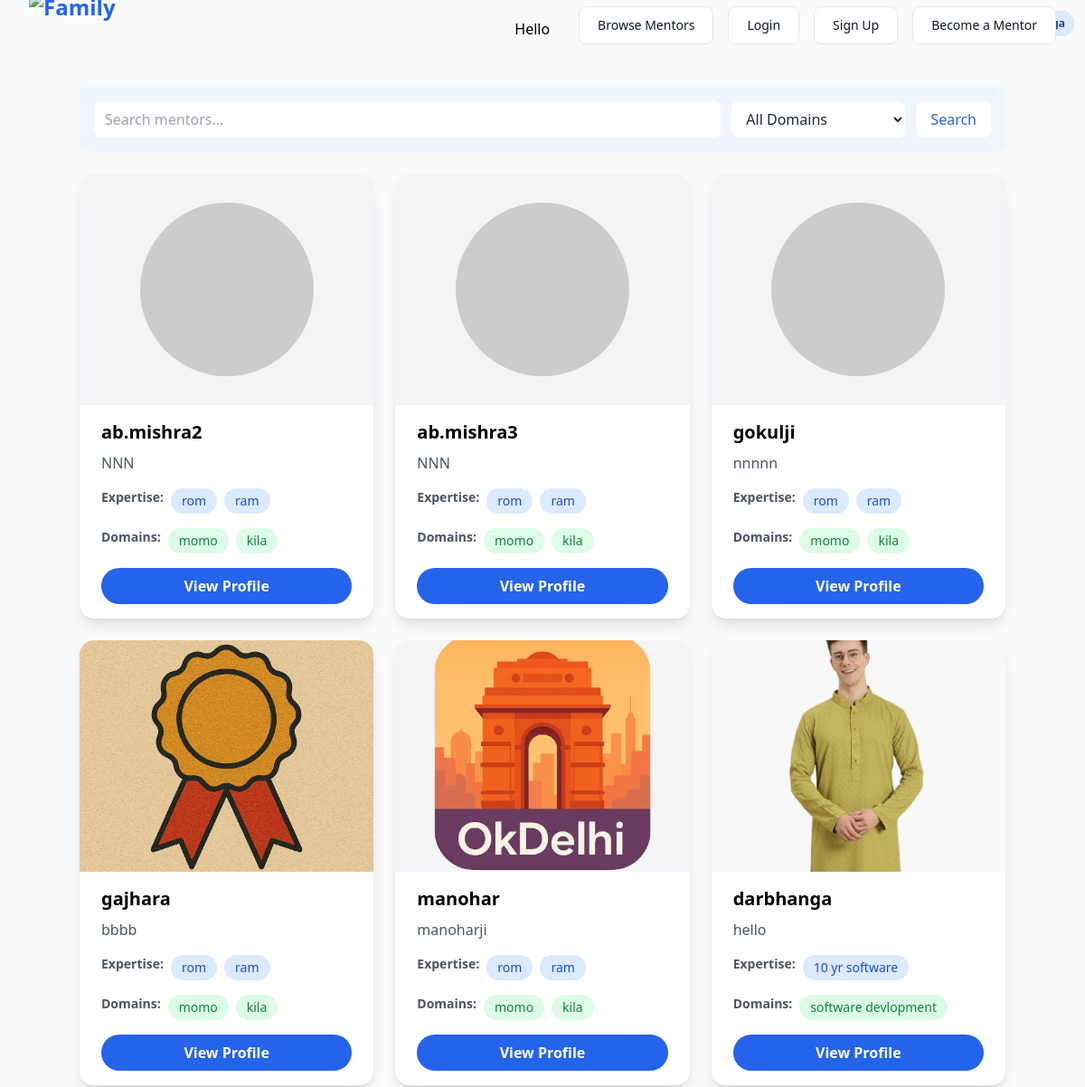
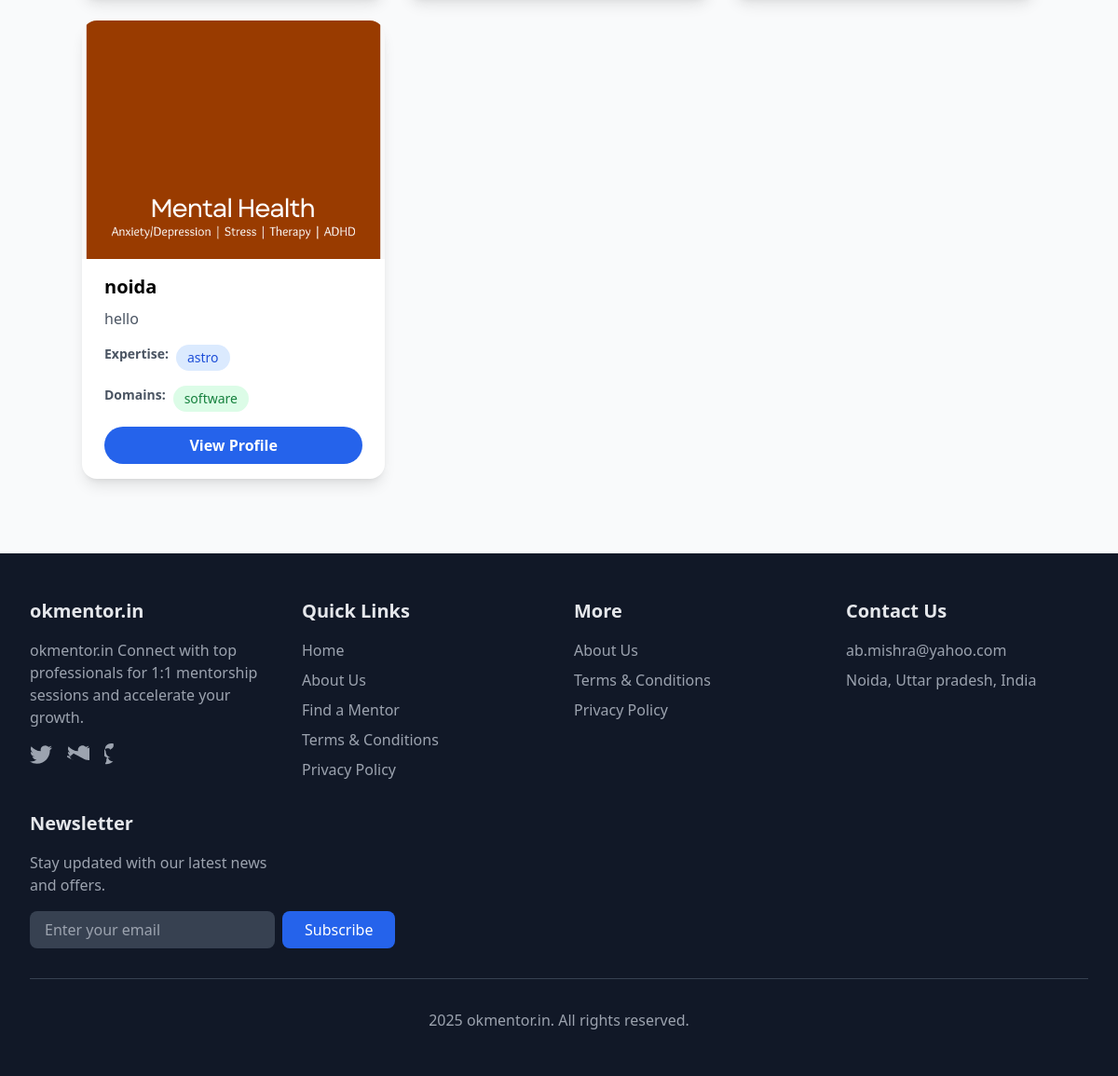
/mentors/, run on the app's committed database (2 pictures, top to bottom).
### marketplace/models.py (models this page shows, shortened)
class MentorProfile(models.Model):
    user = models.OneToOneField(User, on_delete=models.CASCADE)
    bio = models.TextField(blank=True)
    expertise_tags = models.CharField(max_length=255, help_text="Comma-separated tags")
    domains = models.CharField(max_length=255, help_text="Comma-separated domains (tech, marketing, etc.)")
    is_mentor = models.BooleanField(default=False)
    calendar_link = models.URLField(blank=True)
    linkedin_url = models.URLField(blank=True)
    google_scholar_url = models.URLField(blank=True)
    profile_image = models.ImageField(upload_to='profile_images/', blank=True, null=True)
    category = models.CharField(max_length=100, blank=True)
    kyc_status = models.CharField(max_length=20, choices=[('pending','Pending'),('approved','Approved'),('rejected','Rejected')], default='pending')
    kyc_document = models.FileField(upload_to='kyc_docs/', blank=True, null=True)

### marketplace/views.py (the view, shortened to what this page needs)
# urls.py: path('mentors/', views.mentor_list, name='mentor_list'),
def mentor_list(request):
    q = request.GET.get('q', '').strip()
    selected_domain = request.GET.get('domain', '').strip()
    mentors = MentorProfile.objects.filter(is_mentor=True, kyc_status='approved')
    all_domains = set()
    for mentor in mentors:
        all_domains.update([d.strip() for d in mentor.domains.split(',') if d.strip()])
    domains = sorted(all_domains)
    if selected_domain:
        mentors = [m for m in mentors if selected_domain.lower() in [d.strip().lower() for d in m.domains.split(',')]]
    return render(request, 'mentor/mentor_list.html', {
        'mentors': mentors,
        'q': q,
        'domains': domains,
        'selected_domain': selected_domain,
    })

### marketplace/templatetags/marketplace_extras.py (called while the page is built)
@register.filter
def split_by_comma(value):
    if not value:
        return []
    return [v.strip() for v in value.split(',')]

### templates/mentor/mentor_list.html (shortened to what this page needs)
{% extends 'base.html' %}
{% load marketplace_extras %}
{% block content %}
<div class="bg-gradient-to-r from-blue-50 to-blue-50 text-white p-4 rounded-lg mb-6">
    <form method="get" class="flex flex-col sm:flex-row items-center gap-3 search-form">
        <input type="text" name="q" value="{{ q }}" placeholder="Search mentors..." class="px-3 py-2 rounded-lg bg-white text-gray-800 flex-1">
        <select name="domain" class="px-3 py-2 rounded-lg bg-white text-gray-800 w-full sm:w-48">
            <option value="">All Domains</option>
        </select>
        <button type="submit" class="bg-white text-blue-600 px-4 py-2 rounded-lg hover:bg-blue-50 transition">Search</button>
    </form>
</div>
<div class="grid grid-cols-1 sm:grid-cols-2 lg:grid-cols-3 xl:grid-cols-4 gap-4 sm:gap-6 mentor-grid">
    {% for mentor in mentors %}
    <div class="bg-white rounded-2xl shadow-lg hover:shadow-xl transition-all duration-300 overflow-hidden mentor-card">
        <div class="relative w-full h-48 sm:h-64 bg-gray-100">
            {% if mentor.profile_image %}
                <img src="{{ mentor.profile_image.url }}" alt="{{ mentor.user.get_full_name|default:mentor.user.username }}" class="w-full h-full object-cover">
            {% else %}
                <div class="flex items-center justify-center h-full">
                    <img src="https://ui-avatars.com/api/?name={{ mentor.user.get_full_name|default:mentor.user.username|urlencode }}&background=3b82f6&color=fff&size=256" alt="Avatar" class="w-36 h-36 sm:w-48 sm:h-48 rounded-full">
                </div>
            {% endif %}
        </div>
        <div class="px-4 sm:px-6 py-3 sm:py-4">
            <h3 class="text-lg sm:text-xl font-bold mb-2">{{ mentor.user.get_full_name|default:mentor.user.username }}</h3>
            <p class="text-gray-600 mb-3 sm:mb-4">{{ mentor.category|default:mentor.bio|truncatechars:60 }}</p>
            <div class="flex flex-wrap gap-2 mb-3 sm:mb-4">
                <span class="font-semibold text-xs sm:text-sm text-gray-600">Expertise:</span>
                {% for tag in mentor.expertise_tags|split_by_comma %}
                    <span class="inline-flex items-center px-2.5 sm:px-3 py-1 bg-blue-100 text-blue-700 text-xs sm:text-sm rounded-full">
                        {{ tag }}
                    </span>
                {% empty %}
                    <span class="text-gray-400 text-xs sm:text-sm">No expertise listed</span>
                {% endfor %}
            </div>
            <div class="flex flex-wrap gap-2 mb-3 sm:mb-4">
                <span class="font-semibold text-xs sm:text-sm text-gray-600">Domains:</span>
                {% for domain in mentor.domains|split_by_comma %}
                    <span class="inline-flex items-center px-2.5 sm:px-3 py-1 bg-green-100 text-green-700 text-xs sm:text-sm rounded-full">
                        {{ domain }}
                    </span>
                {% empty %}
                    <span class="text-gray-400 text-xs sm:text-sm">No domains listed</span>
                {% endfor %}
            </div>
            <a href="{% url 'mentor_profile' mentor.user.username %}" class="inline-block bg-blue-600 text-white px-4 sm:px-6 py-2 rounded-full hover:bg-blue-700 transition-all duration-200 font-semibold w-full text-center">
                View Profile
            </a>
        </div>
    </div>
    {% empty %}
    <div class="col-span-full text-gray-500 text-center">No mentors found.</div>
    {% endfor %}
</div>
{% endblock %}

### templates/base.html (shortened to what this page needs)
{% load marketplace_extras %}
<!DOCTYPE html>
<html lang="en">
<head>
    <script src="https://cdn.tailwindcss.com"></script>
</head>
<body class="bg-gray-50 min-h-screen flex flex-col">
    <nav class=" sticky top-0 z-50">
      <div class="max-w-7xl mx-auto px-4 sm:px-6 lg:px-8">
        <div class="flex justify-between h-16 items-center">
          <div class="flex-shrink-0 flex items-center">
            <a href="/" class="text-2xl font-extrabold text-blue-600">
              <img src="https://iili.io/3XFNMXe.md.png" alt="Family" class="w-30 h-20">
            </a>
          </div>
          <div class="hidden md:flex md:items-center md:space-x-4">
            <span class="ml-4 mr-4">Hello {{ user.username }}</span>
            <a href="{% url 'mentor_list' %}" class="py-2.5 px-5 me-2 mb-2 text-sm font-medium text-gray-900 focus:outline-none bg-white rounded-lg border border-gray-200 hover:bg-gray-100 hover:text-blue-700 focus:z-10 focus:ring-4 focus:ring-gray-100 dark:focus:ring-gray-700 dark:bg-gray-800 dark:text-gray-400 dark:border-gray-600 dark:hover:text-white dark:hover:bg-gray-700">Browse Mentors</a>
            {% if user.is_authenticated %}
              {% if request.user|is_mentor %}
                <a href="{% url 'mentor_dashboard' %}" class="py-2.5 px-5 me-2 mb-2 text-sm font-medium text-gray-900 focus:outline-none bg-white rounded-lg border border-gray-200 hover:bg-gray-100 hover:text-blue-700 focus:z-10 focus:ring-4 focus:ring-gray-100 dark:focus:ring-gray-700 dark:bg-gray-800 dark:text-gray-400 dark:border-gray-600 dark:hover:text-white dark:hover:bg-gray-700">Mentor Dashboard</a>
              {% endif %}
              <a href="{% url 'user_order_history' %}" class="py-2.5 px-5 me-2 mb-2 text-sm font-medium text-gray-900 focus:outline-none bg-white rounded-lg border border-gray-200 hover:bg-gray-100 hover:text-blue-700 focus:z-10 focus:ring-4 focus:ring-gray-100 dark:focus:ring-gray-700 dark:bg-gray-800 dark:text-gray-400 dark:border-gray-600 dark:hover:text-white dark:hover:bg-gray-700">Order History</a>
              <form method="post" action="{% url 'logout' %}" style="display:inline;">
                {% csrf_token %}
                <button type="submit" class="focus:outline-none text-white bg-red-700 hover:bg-red-800 focus:ring-4 focus:ring-red-300 font-medium rounded-lg text-sm px-5 py-2.5 me-2 mb-2 dark:bg-red-600 dark:hover:bg-red-700 dark:focus:ring-red-900">Logout</button>
              </form>
            {% else %}
              <a href="{% url 'login' %}" class="py-2.5 px-5 me-2 mb-2 text-sm font-medium text-gray-900 focus:outline-none bg-white rounded-lg border border-gray-200 hover:bg-gray-100 hover:text-blue-700 focus:z-10 focus:ring-4 focus:ring-gray-100 dark:focus:ring-gray-700 dark:bg-gray-800 dark:text-gray-400 dark:border-gray-600 dark:hover:text-white dark:hover:bg-gray-700">Login</a>
              <a href="{% url 'mentee_signup' %}" class="py-2.5 px-5 me-2 mb-2 text-sm font-medium text-gray-900 focus:outline-none bg-white rounded-lg border border-gray-200 hover:bg-gray-100 hover:text-blue-700 focus:z-10 focus:ring-4 focus:ring-gray-100 dark:focus:ring-gray-700 dark:bg-gray-800 dark:text-gray-400 dark:border-gray-600 dark:hover:text-white dark:hover:bg-gray-700">Sign Up</a>
              <a href="{% url 'mentor_signup' %}" class="py-2.5 px-5 me-2 mb-2 text-sm font-medium text-gray-900 focus:outline-none bg-white rounded-lg border border-gray-200 hover:bg-gray-100 hover:text-blue-700 focus:z-10 focus:ring-4 focus:ring-gray-100 dark:focus:ring-gray-700 dark:bg-gray-800 dark:text-gray-400 dark:border-gray-600 dark:hover:text-white dark:hover:bg-gray-700">Become a Mentor</a>
            {% endif %}
          </div>
        </div>
      </div>
    </nav>
    <main class="flex-1 container mx-auto py-8">
        {% block content %}{% endblock %}
    </main>
<footer class="bg-gray-900 text-gray-200 mt-12">
    <div class="max-w-7xl mx-auto px-4 sm:px-6 lg:px-8 py-12">
        <div class="grid grid-cols-1 md:grid-cols-4 gap-8">
            <div>
                <h3 class="text-xl font-bold mb-4">okmentor.in</h3>
                <p class="text-gray-400 mb-4">okmentor.in  Connect with top professionals for 1:1 mentorship sessions and accelerate your growth.</p>
                <div class="flex space-x-4">
                    <a href="#" class="text-gray-400 hover:text-white">
                    </a>
                    <a href="#" class="text-gray-400 hover:text-white">
                    </a>
                    <a href="#" class="text-gray-400 hover:text-white">
                    </a>
                </div>
            </div>
            <div>
                <h3 class="text-xl font-bold mb-4">Quick Links</h3>
                <ul class="space-y-2">
                    <li><a href="{% url 'home' %}" class="text-gray-400 hover:text-white transition">Home</a></li>
                    <li><a href="{% url 'about' %}" class="text-gray-400 hover:text-white transition">About Us</a></li>
                    <li><a href="{% url 'mentor_list' %}" class="text-gray-400 hover:text-white transition">Find a Mentor</a></li>
                    <li><a href="{% url 'terms' %}" class="text-gray-400 hover:text-white transition">Terms & Conditions</a></li>
                    <li><a href="{% url 'privacy' %}" class="text-gray-400 hover:text-white transition">Privacy Policy</a></li>
                </ul>
            </div>
            <div>
                <h3 class="text-xl font-bold mb-4">More</h3>
                <ul class="space-y-2">
                    <li><a href="{% url 'about' %}" class="text-gray-400 hover:text-white transition">About Us</a></li>
                    <li><a href="{% url 'terms' %}" class="text-gray-400 hover:text-white transition">Terms & Conditions</a></li>
                    <li><a href="{% url 'privacy' %}" class="text-gray-400 hover:text-white transition">Privacy Policy</a></li>
                </ul>
            </div>
            <div>
                <h3 class="text-xl font-bold mb-4">Contact Us</h3>
                <ul class="space-y-2">
                    <li><a href="mailto:ab.mishra@yahoo.com" class="text-gray-400 hover:text-white transition">ab.mishra@yahoo.com</a></li>
                   <li><a href="#" class="text-gray-400 hover:text-white transition">Noida, Uttar pradesh,  India</a></li>
                </ul>
            </div>
            <div>
                <h3 class="text-xl font-bold mb-4">Newsletter</h3>
                <p class="text-gray-400 mb-4">Stay updated with our latest news and offers.</p>
                <form class="flex flex-col sm:flex-row gap-2">
                    <input type="email" placeholder="Enter your email" class="flex-1 px-4 py-2 rounded-lg bg-gray-700 text-white focus:outline-none focus:ring-2 focus:ring-blue-500">
                    <button type="submit" class="px-6 py-2 bg-blue-600 text-white rounded-lg hover:bg-blue-700 transition">Subscribe</button>
                </form>
            </div>
        </div>
        <div class="border-t border-gray-700 mt-8 pt-8 text-center">
            <p class="text-gray-400"> 2025 okmentor.in. All rights reserved.</p>
        </div>
    </div>
</footer>
</body>
</html>

### data on the page
MentorProfile: user.get_full_name "ab.mishra2", category "NNN", expertise_tags "rom" "ram", domains "momo" "kila"
MentorProfile: user.get_full_name "ab.mishra3", category "NNN", expertise_tags "rom" "ram", domains "momo" "kila"
MentorProfile: user.get_full_name "gokulji", category "nnnnn", expertise_tags "rom" "ram", domains "momo" "kila"
MentorProfile: profile_image (picture), user.get_full_name "gajhara", category "bbbb", expertise_tags "rom" "ram", domains "momo" "kila"
MentorProfile: profile_image (picture), user.get_full_name "manohar", category "manoharji", expertise_tags "rom" "ram", domains "momo" "kila"
MentorProfile: profile_image (picture), user.get_full_name "darbhanga", category "hello", expertise_tags "10 yr software", domains "software devlopment"
MentorProfile: profile_image (picture), user.get_full_name "noida", category "hello", expertise_tags "astro", domains "software"
